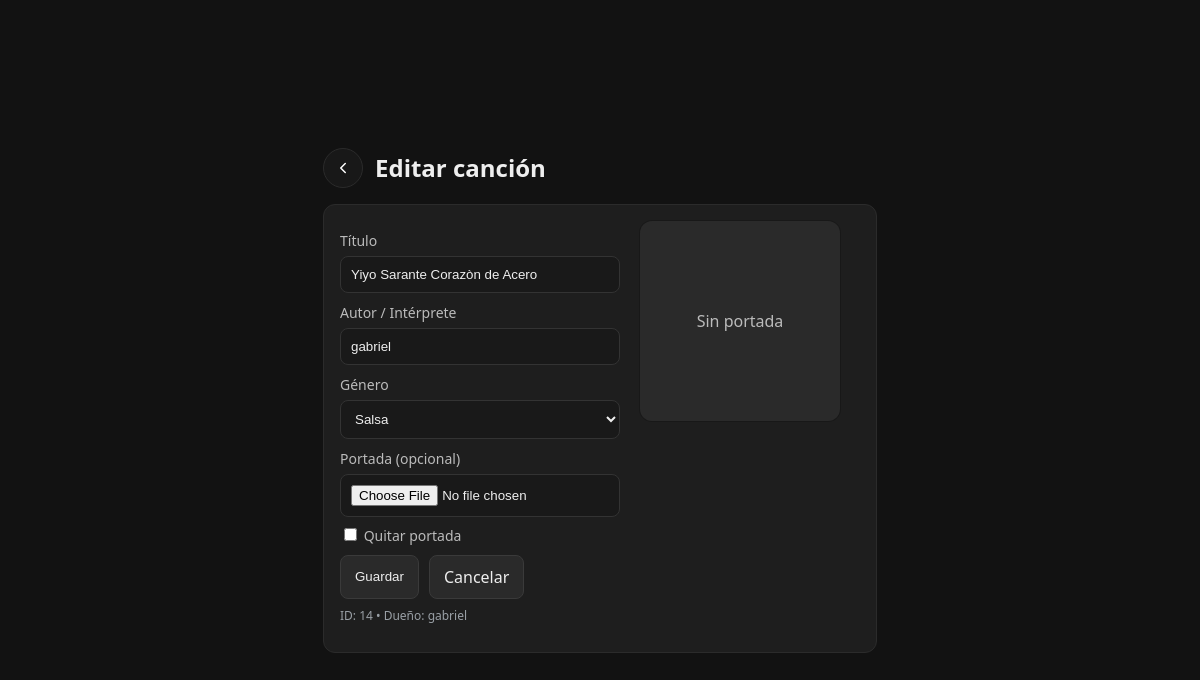
Page /gestion/canciones/editar/14/ (signed in) on the earlier database version.
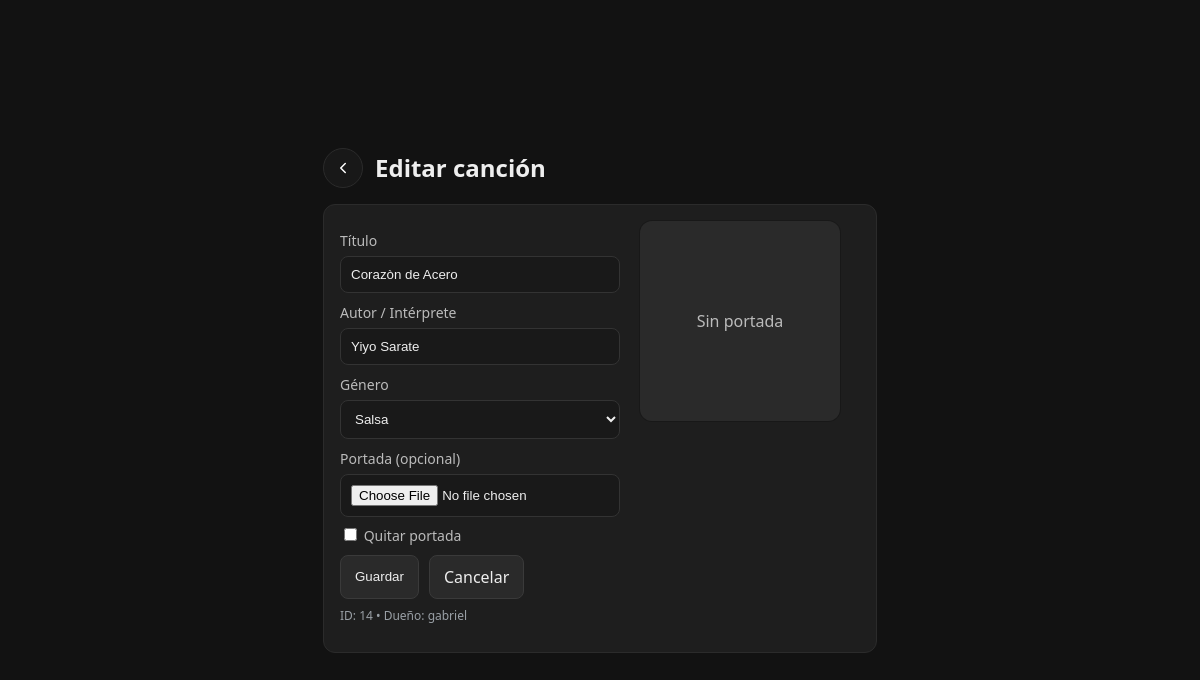
Same page on the later database version.
### inicio_sesion/models.py (models this page shows, shortened)
class Song(models.Model):
    title = models.CharField(max_length=200)
    artist_display_name = models.CharField(max_length=200)
    genre = models.CharField(max_length=40, blank=True, default="", db_index=True)
    owner_user = models.CharField(max_length=100, db_index=True)
    audio_file = models.FileField(
        upload_to="uploaded_songs/",
        validators=[
            FileExtensionValidator(allowed_extensions=["mp3", "wav", "ogg", "m4a", "flac"])
        ],
    )
    cover_image = models.ImageField(upload_to="uploaded_covers/", null=True, blank=True)
    audio_sha256 = models.CharField(max_length=64, blank=True, default="", db_index=True)
    created_at = models.DateTimeField(auto_now_add=True)
    visibility = models.CharField(
        max_length=16,
        choices=(("public", "public"), ("removed", "removed")),
        default="public",
        db_index=True,
    )
    class Meta:
        db_table = "Songs"
        ordering = ["-created_at"]
        indexes = [
            models.Index(
                fields=["owner_user", "audio_sha256", "visibility"],
                name="idx_song_owner_hash_vis",
            )
        ]

### gestion/views_music.py (the view, shortened to what this page needs)
# urls.py: path("canciones/editar/<int:song_id>/", vm.editar_cancion, name="editar_cancion"),
@require_http_methods(["GET", "POST"])
def editar_cancion(request, song_id: int):
    username = _require_session_user(request)
    if not username:
        return _redirect_login_clean(request)
    role = _get_user_role(username)
    if not _is_admin(role):
        return HttpResponse("No autorizado", status=403)
    song = get_object_or_404(Song, id=song_id)
    return render(request, "gestion/editar_cancion.html", {"song": song})

### inicio_sesion/auth_helpers.py (called while the page is built)
def _require_session_user(request):
    return request.session.get("user")

def _get_user_role(username: str) -> str:
    try:
        u = Users.objects.get(user=username)
        return (u.type or "").strip()
    except Users.DoesNotExist:
        return ""

def _is_admin(role: str) -> bool:
    return role.lower() == "administrador"

### gestion/templates/gestion/editar_cancion.html (shortened to what this page needs)
{% load static %}
<!DOCTYPE html>
<html lang="es">
<head>
  <link rel="stylesheet" href="{% static 'inicio_sesion/GlobalStyles.css' %}">
  <link rel="stylesheet" href="{% static 'inicio_sesion/ComponentStyles.css' %}">
</head>
<body>
  <div class="page">
    <header class="hdr">
      <a class="icon-btn" href="{% url 'gestion' %}" aria-label="Volver a Gestión" title="Volver a Gestión">
        <svg xmlns="http://www.w3.org/2000/svg" width="18" height="18" viewBox="0 0 24 24" fill="none" stroke="currentColor" stroke-width="2" stroke-linecap="round" stroke-linejoin="round" aria-hidden="true"><polyline points="15 18 9 12 15 6"></polyline></svg>
      </a>
      <h2 style="margin:0">Editar canción</h2>
    </header>
    <div class="card">
      <form method="post" enctype="multipart/form-data" action="{% url 'editar_cancion' song.id %}">
        <div class="form-grid">
          <div>
            <div class="field">
              <label for="title">Título</label>
              <input id="title" name="title" type="text" class="textlike" required value="{{ song.title }}">
            </div>
            <div class="field">
              <label for="artist_display_name">Autor / Intérprete</label>
              <input id="artist_display_name" name="artist_display_name" type="text" class="textlike" required value="{{ song.artist_display_name }}">
            </div>
            <div class="field">
              <label for="genre">Género</label>
              <select id="genre" name="genre" required>
                <option value="salsa" {% if song.genre == 'salsa' %}selected{% endif %}>Salsa</option>
              </select>
            </div>
            <div class="field">
              <label for="cover_image">Portada (opcional)</label>
              <input id="cover_image" name="cover_image" type="file" accept=".png,.jpg,.jpeg,.webp">
              <div class="field" style="margin-top:8px">
                <label class="help"><input type="checkbox" name="remove_cover" value="1"> Quitar portada</label>
              </div>
            </div>
            <div class="row-actions">
              <button class="btn" type="submit">Guardar</button>
              <a class="btn" href="{% url 'gestion' %}">Cancelar</a>
            </div>
            <p class="help" style="margin-top:8px">ID: {{ song.id }} • Dueño: {{ song.owner_user }}</p>
          </div>
          <div class="cover-side">
            {% if song.cover_image %}
              <img class="cover" src="{{ song.cover_image.url }}" alt="Portada actual" onerror="this.style.visibility='hidden'">
            {% else %}
              <div class="cover ph">Sin portada</div>
            {% endif %}
          </div>
        </div>
      </form>
    </div>
  </div>
</body>
</html>

Differences in the rows shown:
changed Song "gabriel": title "Yiyo Sarante Corazòn de Acero" → "Corazòn de Acero"; artist_display_name "gabriel" → "Yiyo Sarate"
